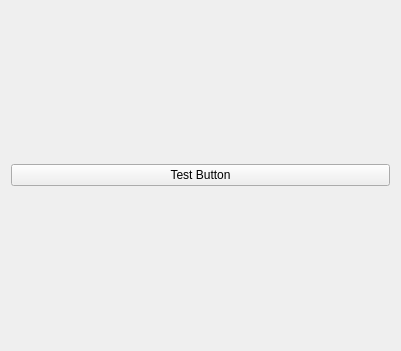
<?xml version="1.0" encoding="UTF-8"?>
<ui version="4.0">
 <class>Form</class>
 <widget class="QWidget" name="Form">
  <property name="geometry">
   <rect>
    <x>0</x>
    <y>0</y>
    <width>401</width>
    <height>351</height>
   </rect>
  </property>
  <property name="windowTitle">
   <string>Form</string>
  </property>
  <layout class="QGridLayout" name="gridLayout">
   <item row="0" column="0">
    <widget class="PyDMShellCommand" name="TestButton">
     <property name="toolTip">
      <string/>
     </property>
     <property name="text">
      <string>Test Button</string>
     </property>
     <property name="showIcon" stdset="0">
      <bool>true</bool>
     </property>
     <property name="redirectCommandOutput" stdset="0">
      <bool>false</bool>
     </property>
     <property name="allowMultipleExecutions" stdset="0">
      <bool>false</bool>
     </property>
     <property name="titles" stdset="0">
      <stringlist/>
     </property>
     <property name="commands" stdset="0">
      <stringlist>
       <string>pydm ~/opsTools/devPanel/example/example.py</string>
      </stringlist>
     </property>
     <property name="passwordProtected" stdset="0">
      <bool>false</bool>
     </property>
     <property name="password" stdset="0">
      <string/>
     </property>
     <property name="protectedPassword" stdset="0">
      <string/>
     </property>
    </widget>
   </item>
  </layout>
 </widget>
 <customwidgets>
  <customwidget>
   <class>PyDMShellCommand</class>
   <extends>QPushButton</extends>
   <header>pydm.widgets.shell_command</header>
  </customwidget>
 </customwidgets>
 <resources/>
 <connections/>
</ui>
